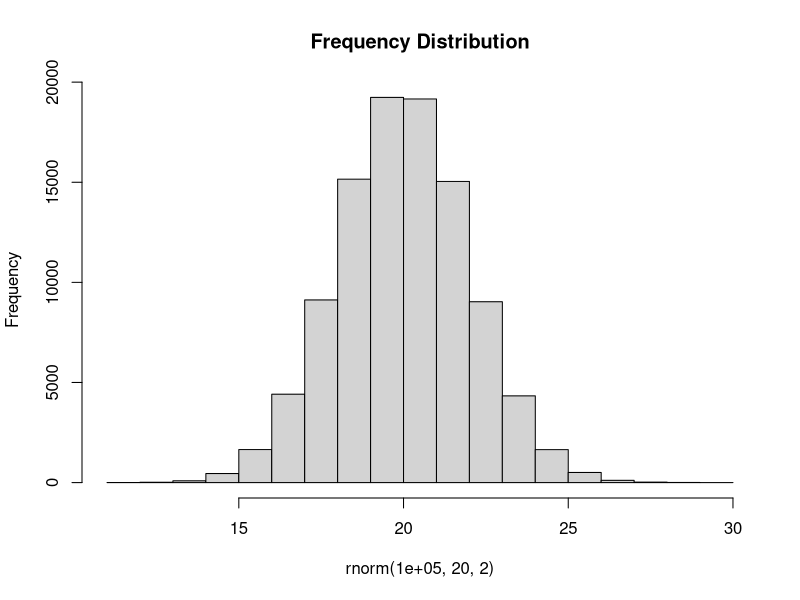
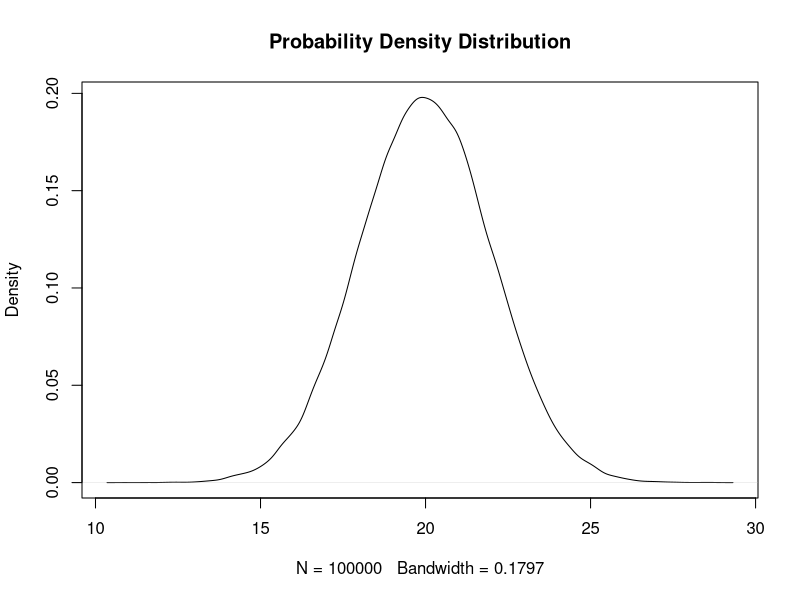
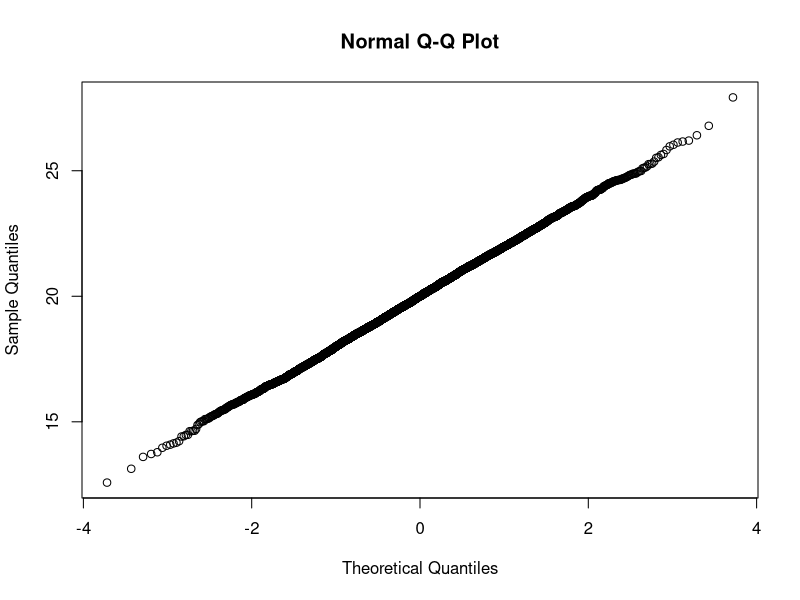
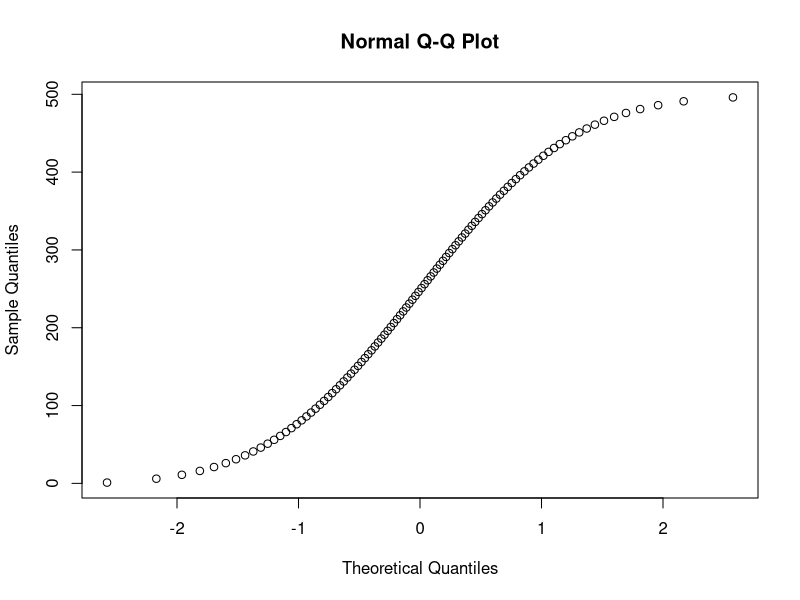
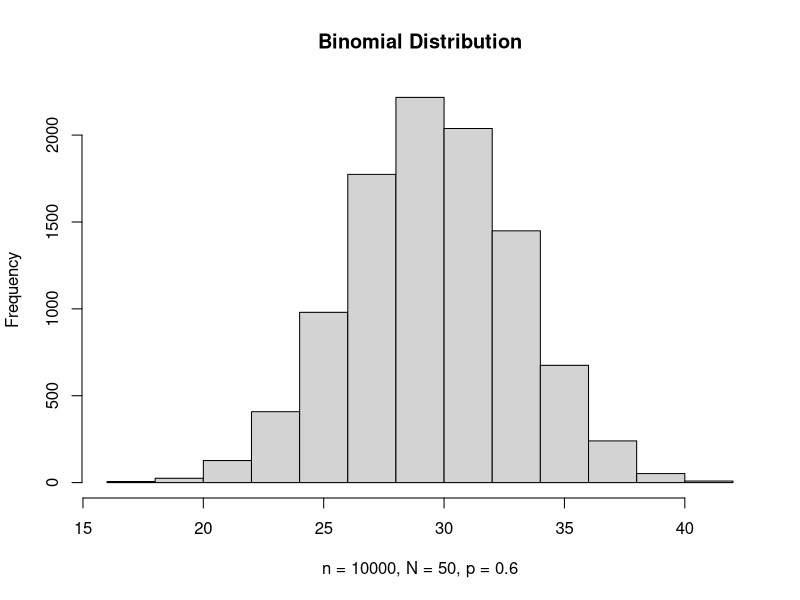
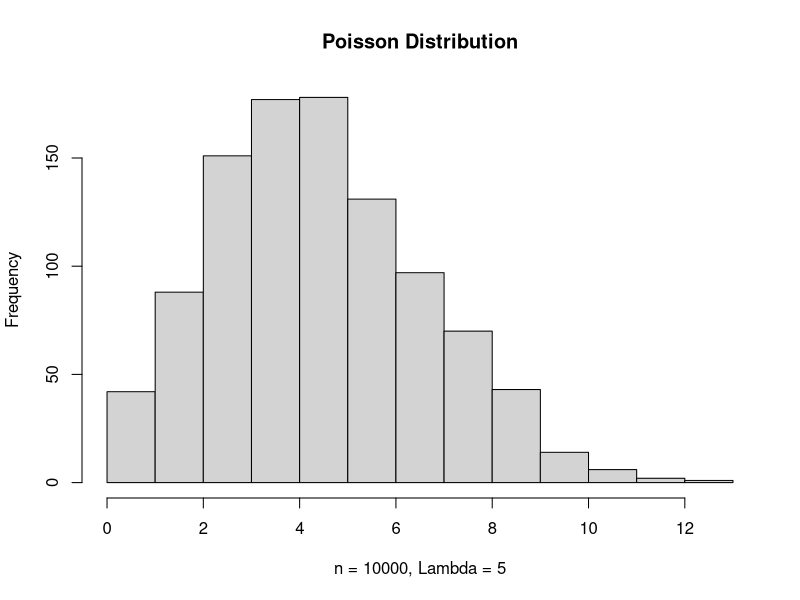

Recreate these plots in R, in order.
## ---- chunk 1
knitr::opts_chunk$set(echo = TRUE, message = FALSE, warning = FALSE, cache = TRUE, cache.lazy=TRUE, tidy.opts=list(width.cutoff=20),tidy=TRUE, fig.height=8)
options(digits=2)
## ---- chunk 2
hist(rnorm(100000,20,2),
main = "Frequency Distribution")
## ---- chunk 3
plot(density(rnorm(100000,20,2)),
main = "Probability Density Distribution")
## ---- chunk 4
shapiro.test(rnorm(5000,20,2))
## ---- chunk 5
shapiro.test(seq(1,500,5))
## ---- chunk 6
qqnorm(rnorm(5000,20,2))
## ---- chunk 7
qqnorm(seq(1,500,5))
## ---- chunk 8
  set.seed(42)
  hist(rbinom(n = 10000, size = 50, prob = 0.6), main = "Binomial Distribution", xlab = 
  "n = 10000, N = 50, p = 0.6")
## ---- chunk 9
  set.seed(42)
  hist(rpois(1000, 5), main = "Poisson Distribution", xlab = 
  "n = 10000, Lambda = 5")
